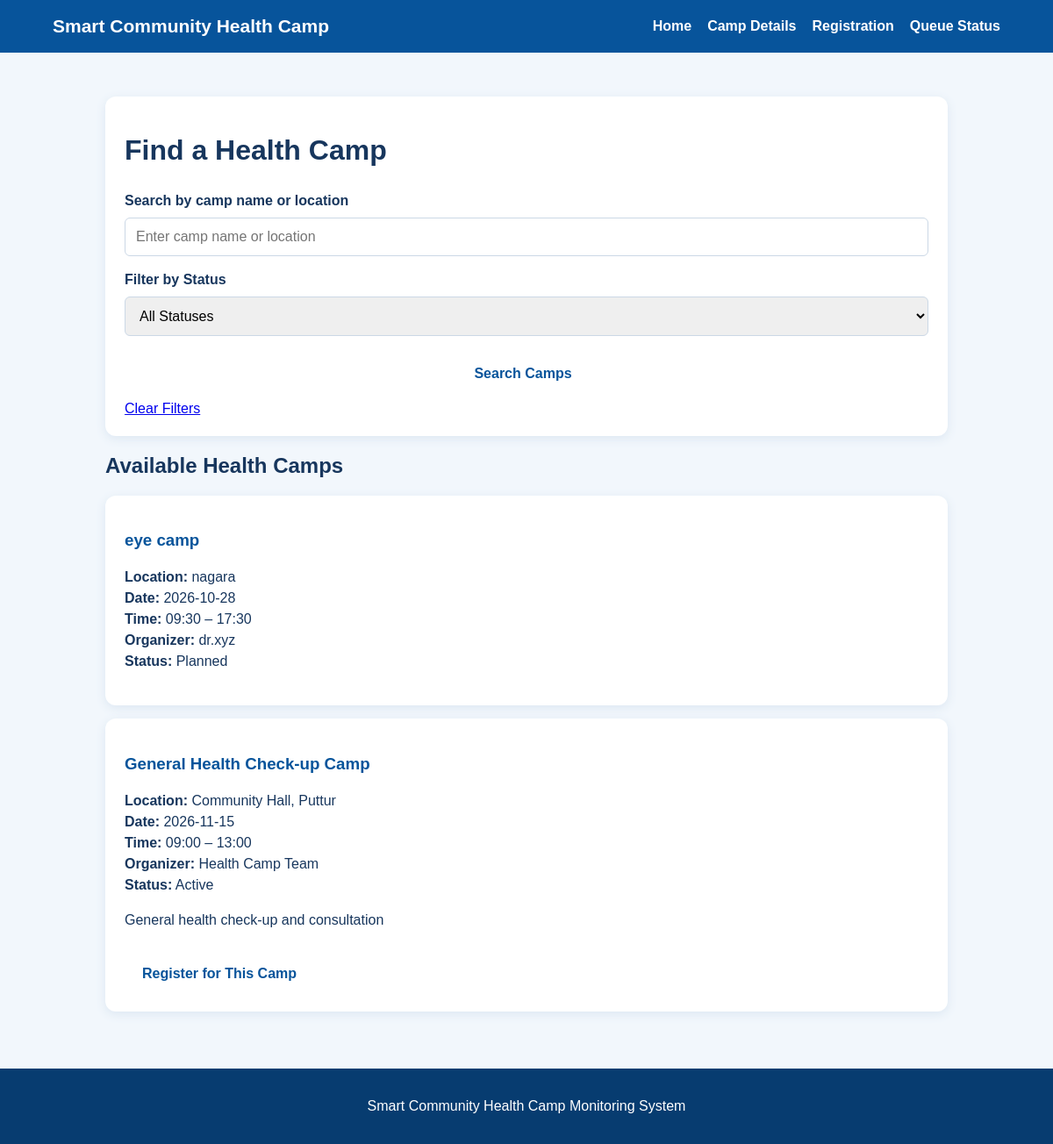
/health-camp-backup/camp-details.php (signed in), run on the app's committed database.
### tables this page shows
CREATE TABLE `health_camps` (
  `camp_id` int(11) NOT NULL,
  `camp_name` varchar(150) NOT NULL,
  `location` varchar(200) NOT NULL,
  `camp_date` date NOT NULL,
  `start_time` time DEFAULT NULL,
  `end_time` time DEFAULT NULL,
  `organizer` varchar(100) DEFAULT NULL,
  `description` text DEFAULT NULL,
  `status` varchar(20) DEFAULT 'Planned'
);

### health-camp-backup/camp-details.php (the view, shortened to what this page needs)
<?php
require_once "database.php";
$search = trim($_GET["search"] ?? "");
$sql = "SELECT * FROM health_camps WHERE 1=1";
$params = [];
$sql .= " ORDER BY camp_date ASC";
$stmt = $pdo->prepare($sql);
$stmt->execute($params);
$camps = $stmt->fetchAll(PDO::FETCH_ASSOC);
?>
<!DOCTYPE html>
<html lang="en">
<head>
    <link rel="stylesheet" href="style.css">
</head>
<body>
<header>
    <h2>Smart Community Health Camp</h2>
    <nav>
        <a href="index.php">Home</a>
        <a href="camp-details.php">Camp Details</a>
        <a href="register.php">Registration</a>
        <a href="queue-status.php">Queue Status</a>
    </nav>
</header>
<main style="max-width:1000px; margin:30px auto; padding:20px;">
    <div class="card">
        <h1>Find a Health Camp</h1>
        <form method="get" action="camp-details.php">
            <label for="search">Search by camp name or location</label>
            <input
                type="search"
                id="search"
                name="search"
                value="<?= htmlspecialchars($search) ?>"
                placeholder="Enter camp name or location"
            >
            <label for="status">Filter by Status</label>
            <select id="status" name="status">
                <option value="">All Statuses</option>
            </select>
            <button class="button" type="submit">Search Camps</button>
            <a href="camp-details.php">Clear Filters</a>
        </form>
    </div>
    <h2>Available Health Camps</h2>
    <?php if (!$camps): ?>
        <div class="card">
            <p>No camps match your search.</p>
        </div>
    <?php else: ?>
        <?php foreach ($camps as $camp): ?>
            <div class="card" style="margin-bottom:15px;">
                <h3><?= htmlspecialchars($camp["camp_name"]) ?></h3>
                <p>
                    <strong>Location:</strong>
                    <?= htmlspecialchars($camp["location"]) ?><br>
                    <strong>Date:</strong>
                    <?= htmlspecialchars($camp["camp_date"]) ?><br>
                    <strong>Time:</strong>
                    <?= htmlspecialchars(substr($camp["start_time"], 0, 5)) ?>
                    – <?= htmlspecialchars(substr($camp["end_time"], 0, 5)) ?><br>
                    <strong>Organizer:</strong>
                    <?= htmlspecialchars($camp["organizer"]) ?><br>
                    <strong>Status:</strong>
                    <?= htmlspecialchars($camp["status"]) ?>
                </p>
                <p><?= nl2br(htmlspecialchars($camp["description"] ?? "")) ?></p>
                <?php if (
                    in_array($camp["status"], ["Planned", "Active"], true)
                    && $camp["camp_date"] >= date("Y-m-d")
                ): ?>
                    <a class="button"
                       href="register.php?camp_id=<?= (int)$camp["camp_id"] ?>">
                        Register for This Camp
                    </a>
                <?php endif; ?>
            </div>
        <?php endforeach; ?>
    <?php endif; ?>
</main>
<footer>
    <p>Smart Community Health Camp Monitoring System</p>
</footer>
</body>
</html>

### health-camp-backup/css/style.css (style rules this page uses)
* { box-sizing: border-box; }
body { margin: 0; font-family: Arial, sans-serif; background: #f2f7fc; color: #17365d; }
header { background: #07549b; color: white; padding: 18px 5%; display: flex; justify-content: space-between; align-items: center; flex-wrap: wrap; gap: 12px; }
header h2 { margin: 0; font-size: 21px; }
nav { display: flex; flex-wrap: wrap; gap: 18px; }
nav a { color: white; text-decoration: none; font-weight: bold; }
.button { display: inline-block; margin: 12px 8px 0 0; padding: 12px 20px; background: #ffffff; color: #07549b; text-decoration: none; border-radius: 7px; font-weight: bold; }
.card { background: white; padding: 22px; border-radius: 12px; box-shadow: 0 3px 12px #dce7f2; }
.card h3 { color: #07549b; }
.card p { line-height: 1.5; }
footer { background: #073c70; color: white; padding: 18px; text-align: center; }
form { display: flex; flex-direction: column; gap: 10px; }
form label { font-weight: bold; margin-top: 8px; }
form input, form select { padding: 12px; border: 1px solid #cbd8e6; border-radius: 6px; font-size: 16px; width: 100%; }
form button { border: none; cursor: pointer; font-size: 16px; margin-top: 15px; }

### data on the page
health_camps: camp_name "eye camp", location "nagara", camp_date "2026-10-28", start_time "09:30", end_time "17:30", organizer "dr.xyz", status "Planned"
health_camps: camp_name "General Health Check-up Camp", location "Community Hall, Puttur", camp_date "2026-11-15", start_time "09:00", end_time "13:00", organizer "Health Camp Team", status "Active", description "General health check-up and consultation"
